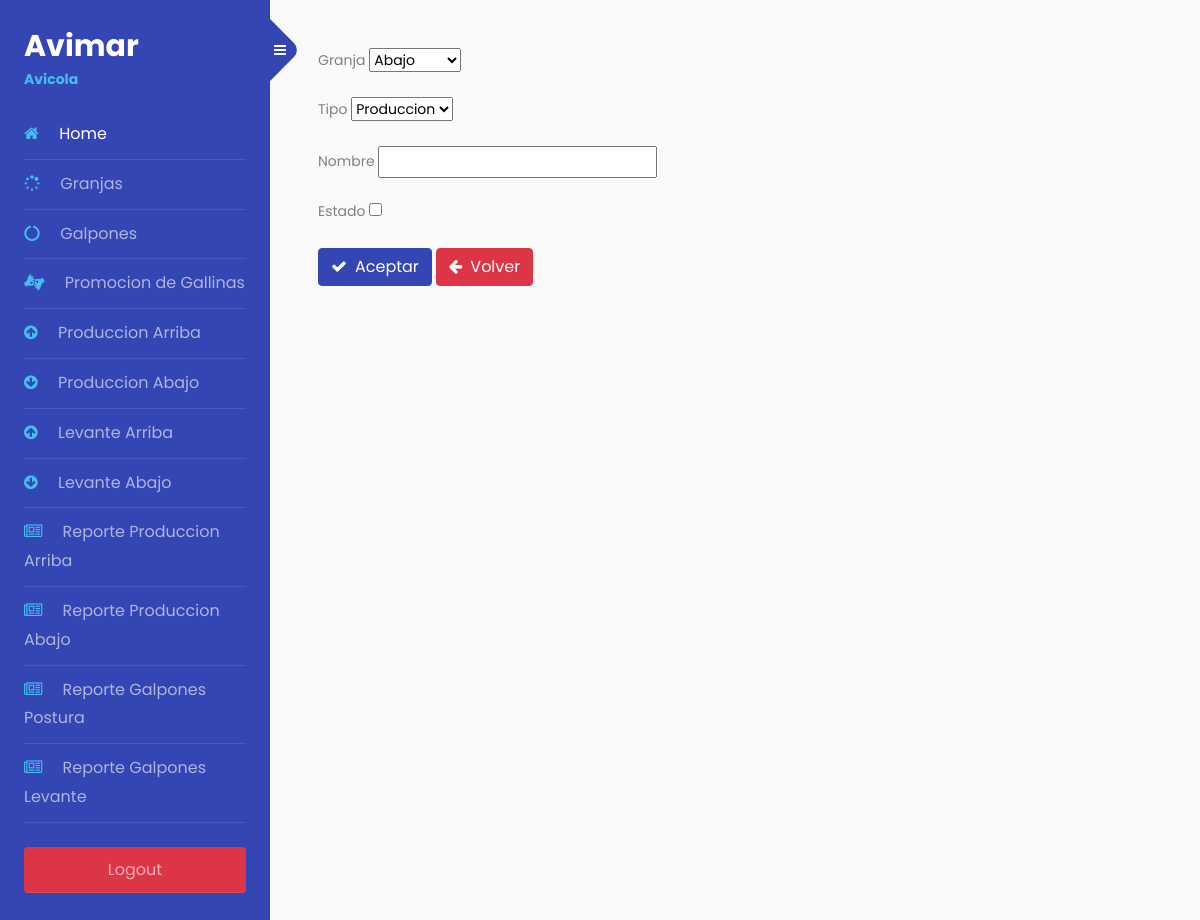
/shed/editar/1 (signed in), run on an earlier commit of the app's database.
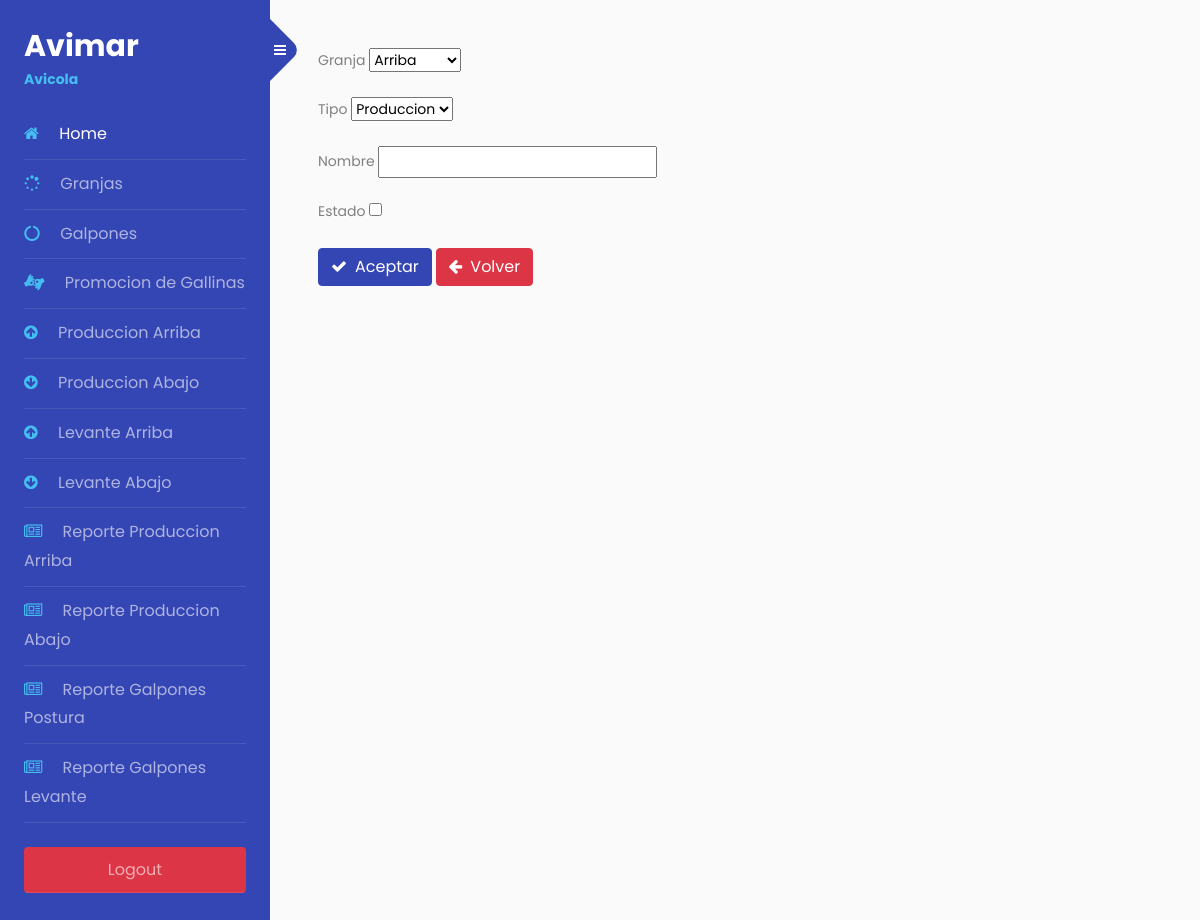
And on a later commit of the database.
### sheds/models.py (models this page shows, shortened)
class Shed(models.Model):
    TYPE_CHOICES =[
        ('P', 'Produccion'),
        ('L', 'Levante')
    ]
    farm = models.ForeignKey(
        Farm,
        on_delete=models.CASCADE
    )
    type = models.CharField(
        max_length=2,
        choices= TYPE_CHOICES
    )
    name = models.IntegerField()
    is_active = models.BooleanField(
        default=True,
    )
    created = models.DateTimeField(
        auto_now_add=True,
    )
    updated = models.DateTimeField(
        auto_now=True,
    )
    class Meta:
        verbose_name = "Shed"
        verbose_name_plural = "Sheds"
        ordering = ('-type','farm')

### sheds/views.py (the view, shortened to what this page needs)
# urls.py: path('editar/<int:pk>', ShedActualizar.as_view(template_name = "shed/actualizar.html"), name='actualizar_shed'),
class ShedActualizar(LoginRequiredMixin,SuccessMessageMixin, UpdateView):
    model = Shed
    form = Shed
    fields = "__all__"
    success_message = 'Galpon Actualizado Correctamente !'

### farms/models.py (called while the page is built)
    def __str__(self):
        return self.name

### sheds/templates/shed/actualizar.html (shortened to what this page needs)
{% extends 'farm/base.html' %}
{% block content %}
{% load static %}
{% if 'sheds.change_shed' in user.get_all_permissions %}
<form method="post" enctype="multipart/form-data">
  <div class="form-group">
    <label for="farm" class="txt_negrita">Granja</label>
    {{ form.farm }}
  </div>
  <div class="form-group">
    <label for="type" class="txt_negrita">Tipo</label>
    {{ form.type }}
  </div>
  <div class="form-group">
    <label for="name" class="txt_negrita">Nombre</label>
    {{ form.name }}
  </div>
  <div class="form-group">
    <label for="is_active" class="txt_negrita">Estado</label>
    {{ form.is_active }}
  </div>
  <button type="submit" class="btn btn-primary"><span class="fa fa-check mr-2"></span>Aceptar</button>
  <a href="../" class="btn btn-danger"><span class="fa fa-arrow-left mr-2"></span>Volver</a>
</form>
{% endif %}
{% endblock %}

What changed in the data, as far as the page shows it:
changed Shed "Produccion": farm "Abajo" → "Arriba"
